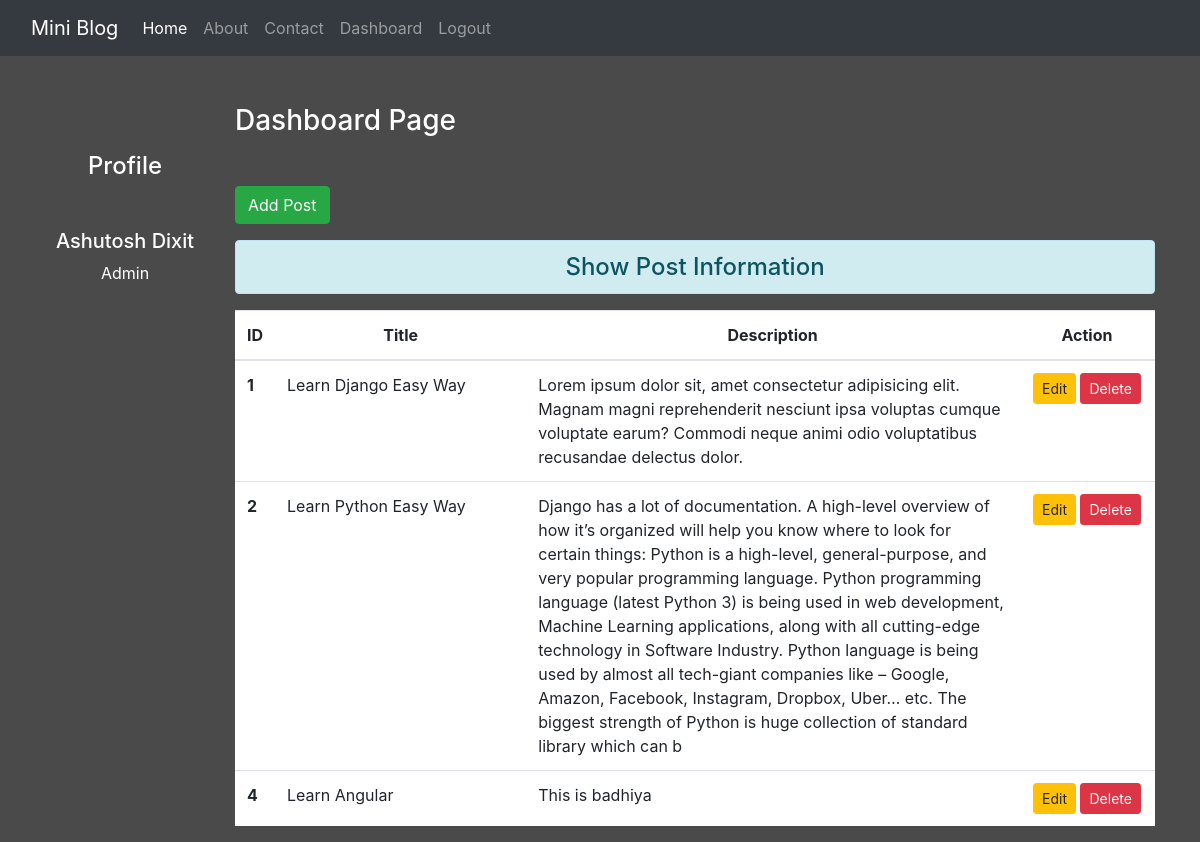
The page /dashboard/ (signed in) on the database its author committed.
### blog/models.py (models this page shows)
class Post(models.Model):
 title = models.CharField(max_length=150)
 desc = models.TextField()

### blog/views.py (the view)
# urls.py: path('dashboard/', views.dashboard, name='dashboard'),
def dashboard(request):
 if request.user.is_authenticated:
  posts = Post.objects.all()
  user = request.user
  full_name = user.get_full_name()
  gps = user.groups.all()
  return render(request, 'blog/dashboard.html', {'posts':posts, 'full_name':full_name, 'groups':gps})
 else:
  return HttpResponseRedirect('/login/')

### blog/templates/blog/dashboard.html (shortened to what this page needs)
{% extends 'blog/base.html' %}
{% load static %}
{% block side %}
<div class="col-sm-2 text-white my-5 text-center">
  <h4 class="my-5">Profile</h4>
  <h5>{{full_name}}</h5>
  {% for group in groups %}
    <p>{{group.name}}</p>
  {% endfor %}
</div>
{% endblock side %}
{% block content %}
<div class="col-sm-10">
 <h3 class="text-white my-5">Dashboard Page</h3>
 <a href="{% url 'addpost' %}" class="btn btn-success">Add Post</a>
 <h4 class="text-center alert alert-info mt-3">Show Post Information</h4>
  {% if posts %}
   <table class="table table-hover bg-white">
     <thead>
       <tr class="text-center">
         <th scope="col" style="width:2%">ID</th>
         <th scope="col" style="width:28%">Title</th>
         <th scope="col" style="width:55%">Description</th>
         <th scope="col" style="width:15%">Action</th>
       </tr>
     </thead>
     <tbody>
      {% for post in posts %}
       <tr>
         <th scope="row">{{post.id}}</th>
         <td>{{post.title}}</td>
         <td>{{post.desc}}</td>
         <td class="text-center">
          <a href="{% url 'updatepost' post.id %}" class="btn btn-warning btn-sm">Edit</a>
          {% if perms.blog.delete_post %}
          <form action="{% url 'deletepost' post.id %}" method="post" class="d-inline"> {% csrf_token %}
          <input type="submit" class="btn btn-danger btn-sm" value="Delete">
         </form>
         {% endif %}
         </td>
       </tr>
      {% endfor %}
     </tbody>
   </table>
  {% else %}
   <h4 class="text-center alert alert-warning">No Records</h4>
  {% endif %}
</div>
{% endblock content %}

### blog/static/blog/css/style.css (style rules this page uses)
body { background-color: rgb(75, 74, 74); color: antiquewhite; }

### rows shown on the page
Post: id "1", title "Learn Django Easy Way", desc "Lorem ipsum dolor sit, amet consectetur adipisicing elit. Magnam magni reprehenderit nesciunt ipsa voluptas cumque voluptate earum? Commodi neque animi odio voluptatibus recusandae delectus dolor."
Post: id "2", title "Learn Python Easy Way", desc "Django has a lot of documentation. A high-level overview of how it’s organized will help you know where to look for certain things: Python is a high-level, general-purpose, and very popular programming language. Python programming language (latest Python 3) is being used in web development, Machine Learning applications, along with all cutting-edge technology in Software Industry. Python language is being used by almost all tech-giant companies like – Google, Amazon, Facebook, Instagram, Dropbox, Uber… etc. The biggest strength of Python is huge collection of standard library which can b"
Post: id "4", title "Learn Angular", desc "This is badhiya"

### other values the page prints
{{ full_name }} "Ashutosh Dixit"
{{ group.name }} "Admin"
